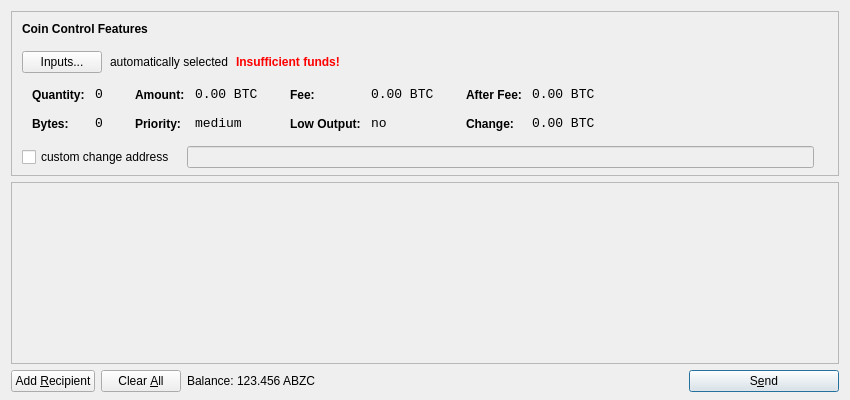
<?xml version="1.0" encoding="UTF-8"?>
<ui version="4.0">
 <class>SendCoinsDialog</class>
 <widget class="QDialog" name="SendCoinsDialog">
  <property name="geometry">
   <rect>
    <x>0</x>
    <y>0</y>
    <width>850</width>
    <height>400</height>
   </rect>
  </property>
  <property name="windowTitle">
   <string>Send Coins</string>
  </property>
  <layout class="QVBoxLayout" name="verticalLayout" stretch="0,1,0">
   <property name="bottomMargin">
    <number>8</number>
   </property>
   <item>
    <widget class="QFrame" name="frameCoinControl">
     <property name="sizePolicy">
      <sizepolicy hsizetype="Expanding" vsizetype="Expanding">
       <horstretch>0</horstretch>
       <verstretch>0</verstretch>
      </sizepolicy>
     </property>
     <property name="maximumSize">
      <size>
       <width>16777215</width>
       <height>16777215</height>
      </size>
     </property>
     <property name="frameShape">
      <enum>QFrame::StyledPanel</enum>
     </property>
     <property name="frameShadow">
      <enum>QFrame::Sunken</enum>
     </property>
     <layout class="QVBoxLayout" name="verticalLayoutCoinControl2">
      <property name="spacing">
       <number>-1</number>
      </property>
      <property name="leftMargin">
       <number>0</number>
      </property>
      <property name="topMargin">
       <number>0</number>
      </property>
      <property name="rightMargin">
       <number>0</number>
      </property>
      <property name="bottomMargin">
       <number>6</number>
      </property>
      <item>
       <layout class="QVBoxLayout" name="verticalLayoutCoinControl" stretch="0,0,0,0,1">
        <property name="spacing">
         <number>0</number>
        </property>
        <property name="leftMargin">
         <number>10</number>
        </property>
        <property name="topMargin">
         <number>10</number>
        </property>
        <item>
         <layout class="QHBoxLayout" name="horizontalLayoutCoinControl1">
          <property name="bottomMargin">
           <number>15</number>
          </property>
          <item>
           <widget class="QLabel" name="labelCoinControlFeatures">
            <property name="sizePolicy">
             <sizepolicy hsizetype="Preferred" vsizetype="Maximum">
              <horstretch>0</horstretch>
              <verstretch>0</verstretch>
             </sizepolicy>
            </property>
            <property name="font">
             <font>
              <weight>75</weight>
              <bold>true</bold>
             </font>
            </property>
            <property name="styleSheet">
             <string notr="true">font-weight:bold;</string>
            </property>
            <property name="text">
             <string>Coin Control Features</string>
            </property>
           </widget>
          </item>
         </layout>
        </item>
        <item>
         <layout class="QHBoxLayout" name="horizontalLayoutCoinControl2" stretch="0,0,0,0">
          <property name="spacing">
           <number>8</number>
          </property>
          <property name="bottomMargin">
           <number>10</number>
          </property>
          <item>
           <widget class="QPushButton" name="pushButtonCoinControl">
            <property name="styleSheet">
             <string notr="true"/>
            </property>
            <property name="text">
             <string>Inputs...</string>
            </property>
           </widget>
          </item>
          <item>
           <widget class="QLabel" name="labelCoinControlAutomaticallySelected">
            <property name="text">
             <string>automatically selected</string>
            </property>
            <property name="margin">
             <number>5</number>
            </property>
           </widget>
          </item>
          <item>
           <widget class="QLabel" name="labelCoinControlInsuffFunds">
            <property name="font">
             <font>
              <weight>75</weight>
              <bold>true</bold>
             </font>
            </property>
            <property name="styleSheet">
             <string notr="true">color:red;font-weight:bold;</string>
            </property>
            <property name="text">
             <string>Insufficient funds!</string>
            </property>
            <property name="margin">
             <number>5</number>
            </property>
           </widget>
          </item>
          <item>
           <spacer name="horizontalSpacerCoinControl">
            <property name="orientation">
             <enum>Qt::Horizontal</enum>
            </property>
            <property name="sizeHint" stdset="0">
             <size>
              <width>40</width>
              <height>1</height>
             </size>
            </property>
           </spacer>
          </item>
         </layout>
        </item>
        <item>
         <widget class="QWidget" name="widgetCoinControl" native="true">
          <property name="sizePolicy">
           <sizepolicy hsizetype="Preferred" vsizetype="Preferred">
            <horstretch>0</horstretch>
            <verstretch>0</verstretch>
           </sizepolicy>
          </property>
          <property name="minimumSize">
           <size>
            <width>0</width>
            <height>0</height>
           </size>
          </property>
          <property name="styleSheet">
           <string notr="true"/>
          </property>
          <layout class="QHBoxLayout" name="horizontalLayoutCoinControl5">
           <property name="margin">
            <number>0</number>
           </property>
           <item>
            <layout class="QHBoxLayout" name="horizontalLayoutCoinControl3" stretch="0,0,0,1">
             <property name="spacing">
              <number>20</number>
             </property>
             <property name="topMargin">
              <number>0</number>
             </property>
             <property name="bottomMargin">
              <number>10</number>
             </property>
             <item>
              <layout class="QFormLayout" name="formLayoutCoinControl1">
               <property name="horizontalSpacing">
                <number>10</number>
               </property>
               <property name="verticalSpacing">
                <number>14</number>
               </property>
               <property name="leftMargin">
                <number>10</number>
               </property>
               <property name="topMargin">
                <number>4</number>
               </property>
               <property name="rightMargin">
                <number>6</number>
               </property>
               <item row="0" column="0">
                <widget class="QLabel" name="labelCoinControlQuantityText">
                 <property name="styleSheet">
                  <string notr="true">font-weight:bold;</string>
                 </property>
                 <property name="text">
                  <string>Quantity:</string>
                 </property>
                 <property name="margin">
                  <number>0</number>
                 </property>
                </widget>
               </item>
               <item row="0" column="1">
                <widget class="QLabel" name="labelCoinControlQuantity">
                 <property name="font">
                  <font>
                   <family>Monospace</family>
                   <pointsize>10</pointsize>
                  </font>
                 </property>
                 <property name="cursor">
                  <cursorShape>IBeamCursor</cursorShape>
                 </property>
                 <property name="contextMenuPolicy">
                  <enum>Qt::ActionsContextMenu</enum>
                 </property>
                 <property name="text">
                  <string notr="true">0</string>
                 </property>
                 <property name="margin">
                  <number>0</number>
                 </property>
                 <property name="textInteractionFlags">
                  <set>Qt::LinksAccessibleByMouse|Qt::TextSelectableByKeyboard|Qt::TextSelectableByMouse</set>
                 </property>
                </widget>
               </item>
               <item row="1" column="0">
                <widget class="QLabel" name="labelCoinControlBytesText">
                 <property name="styleSheet">
                  <string notr="true">font-weight:bold;</string>
                 </property>
                 <property name="text">
                  <string>Bytes:</string>
                 </property>
                </widget>
               </item>
               <item row="1" column="1">
                <widget class="QLabel" name="labelCoinControlBytes">
                 <property name="font">
                  <font>
                   <family>Monospace</family>
                   <pointsize>10</pointsize>
                  </font>
                 </property>
                 <property name="cursor">
                  <cursorShape>IBeamCursor</cursorShape>
                 </property>
                 <property name="contextMenuPolicy">
                  <enum>Qt::ActionsContextMenu</enum>
                 </property>
                 <property name="text">
                  <string notr="true">0</string>
                 </property>
                 <property name="textInteractionFlags">
                  <set>Qt::LinksAccessibleByMouse|Qt::TextSelectableByKeyboard|Qt::TextSelectableByMouse</set>
                 </property>
                </widget>
               </item>
              </layout>
             </item>
             <item>
              <layout class="QFormLayout" name="formLayoutCoinControl2">
               <property name="horizontalSpacing">
                <number>10</number>
               </property>
               <property name="verticalSpacing">
                <number>14</number>
               </property>
               <property name="leftMargin">
                <number>6</number>
               </property>
               <property name="topMargin">
                <number>4</number>
               </property>
               <property name="rightMargin">
                <number>6</number>
               </property>
               <item row="0" column="0">
                <widget class="QLabel" name="labelCoinControlAmountText">
                 <property name="styleSheet">
                  <string notr="true">font-weight:bold;</string>
                 </property>
                 <property name="text">
                  <string>Amount:</string>
                 </property>
                 <property name="margin">
                  <number>0</number>
                 </property>
                </widget>
               </item>
               <item row="0" column="1">
                <widget class="QLabel" name="labelCoinControlAmount">
                 <property name="font">
                  <font>
                   <family>Monospace</family>
                   <pointsize>10</pointsize>
                  </font>
                 </property>
                 <property name="cursor">
                  <cursorShape>IBeamCursor</cursorShape>
                 </property>
                 <property name="contextMenuPolicy">
                  <enum>Qt::ActionsContextMenu</enum>
                 </property>
                 <property name="text">
                  <string notr="true">0.00 BTC</string>
                 </property>
                 <property name="textInteractionFlags">
                  <set>Qt::LinksAccessibleByMouse|Qt::TextSelectableByKeyboard|Qt::TextSelectableByMouse</set>
                 </property>
                </widget>
               </item>
               <item row="1" column="0">
                <widget class="QLabel" name="labelCoinControlPriorityText">
                 <property name="styleSheet">
                  <string notr="true">font-weight:bold;</string>
                 </property>
                 <property name="text">
                  <string>Priority:</string>
                 </property>
                </widget>
               </item>
               <item row="1" column="1">
                <widget class="QLabel" name="labelCoinControlPriority">
                 <property name="font">
                  <font>
                   <family>Monospace</family>
                   <pointsize>10</pointsize>
                  </font>
                 </property>
                 <property name="cursor">
                  <cursorShape>IBeamCursor</cursorShape>
                 </property>
                 <property name="contextMenuPolicy">
                  <enum>Qt::ActionsContextMenu</enum>
                 </property>
                 <property name="text">
                  <string>medium</string>
                 </property>
                 <property name="textInteractionFlags">
                  <set>Qt::LinksAccessibleByMouse|Qt::TextSelectableByKeyboard|Qt::TextSelectableByMouse</set>
                 </property>
                </widget>
               </item>
              </layout>
             </item>
             <item>
              <layout class="QFormLayout" name="formLayoutCoinControl3">
               <property name="horizontalSpacing">
                <number>10</number>
               </property>
               <property name="verticalSpacing">
                <number>14</number>
               </property>
               <property name="leftMargin">
                <number>6</number>
               </property>
               <property name="topMargin">
                <number>4</number>
               </property>
               <property name="rightMargin">
                <number>6</number>
               </property>
               <item row="0" column="0">
                <widget class="QLabel" name="labelCoinControlFeeText">
                 <property name="styleSheet">
                  <string notr="true">font-weight:bold;</string>
                 </property>
                 <property name="text">
                  <string>Fee:</string>
                 </property>
                 <property name="margin">
                  <number>0</number>
                 </property>
                </widget>
               </item>
               <item row="0" column="1">
                <widget class="QLabel" name="labelCoinControlFee">
                 <property name="font">
                  <font>
                   <family>Monospace</family>
                   <pointsize>10</pointsize>
                  </font>
                 </property>
                 <property name="cursor">
                  <cursorShape>IBeamCursor</cursorShape>
                 </property>
                 <property name="contextMenuPolicy">
                  <enum>Qt::ActionsContextMenu</enum>
                 </property>
                 <property name="text">
                  <string notr="true">0.00 BTC</string>
                 </property>
                 <property name="textInteractionFlags">
                  <set>Qt::LinksAccessibleByMouse|Qt::TextSelectableByKeyboard|Qt::TextSelectableByMouse</set>
                 </property>
                </widget>
               </item>
               <item row="1" column="0">
                <widget class="QLabel" name="labelCoinControlLowOutputText">
                 <property name="styleSheet">
                  <string notr="true">font-weight:bold;</string>
                 </property>
                 <property name="text">
                  <string>Low Output:</string>
                 </property>
                </widget>
               </item>
               <item row="1" column="1">
                <widget class="QLabel" name="labelCoinControlLowOutput">
                 <property name="font">
                  <font>
                   <family>Monospace</family>
                   <pointsize>10</pointsize>
                  </font>
                 </property>
                 <property name="cursor">
                  <cursorShape>IBeamCursor</cursorShape>
                 </property>
                 <property name="contextMenuPolicy">
                  <enum>Qt::ActionsContextMenu</enum>
                 </property>
                 <property name="text">
                  <string>no</string>
                 </property>
                 <property name="textInteractionFlags">
                  <set>Qt::LinksAccessibleByMouse|Qt::TextSelectableByKeyboard|Qt::TextSelectableByMouse</set>
                 </property>
                </widget>
               </item>
              </layout>
             </item>
             <item>
              <layout class="QFormLayout" name="formLayoutCoinControl4">
               <property name="horizontalSpacing">
                <number>10</number>
               </property>
               <property name="verticalSpacing">
                <number>14</number>
               </property>
               <property name="leftMargin">
                <number>6</number>
               </property>
               <property name="topMargin">
                <number>4</number>
               </property>
               <property name="rightMargin">
                <number>6</number>
               </property>
               <item row="0" column="0">
                <widget class="QLabel" name="labelCoinControlAfterFeeText">
                 <property name="styleSheet">
                  <string notr="true">font-weight:bold;</string>
                 </property>
                 <property name="text">
                  <string>After Fee:</string>
                 </property>
                 <property name="margin">
                  <number>0</number>
                 </property>
                </widget>
               </item>
               <item row="0" column="1">
                <widget class="QLabel" name="labelCoinControlAfterFee">
                 <property name="font">
                  <font>
                   <family>Monospace</family>
                   <pointsize>10</pointsize>
                  </font>
                 </property>
                 <property name="cursor">
                  <cursorShape>IBeamCursor</cursorShape>
                 </property>
                 <property name="contextMenuPolicy">
                  <enum>Qt::ActionsContextMenu</enum>
                 </property>
                 <property name="text">
                  <string notr="true">0.00 BTC</string>
                 </property>
                 <property name="textInteractionFlags">
                  <set>Qt::LinksAccessibleByMouse|Qt::TextSelectableByKeyboard|Qt::TextSelectableByMouse</set>
                 </property>
                </widget>
               </item>
               <item row="1" column="0">
                <widget class="QLabel" name="labelCoinControlChangeText">
                 <property name="styleSheet">
                  <string notr="true">font-weight:bold;</string>
                 </property>
                 <property name="text">
                  <string>Change:</string>
                 </property>
                </widget>
               </item>
               <item row="1" column="1">
                <widget class="QLabel" name="labelCoinControlChange">
                 <property name="font">
                  <font>
                   <family>Monospace</family>
                   <pointsize>10</pointsize>
                  </font>
                 </property>
                 <property name="cursor">
                  <cursorShape>IBeamCursor</cursorShape>
                 </property>
                 <property name="contextMenuPolicy">
                  <enum>Qt::ActionsContextMenu</enum>
                 </property>
                 <property name="text">
                  <string notr="true">0.00 BTC</string>
                 </property>
                 <property name="textInteractionFlags">
                  <set>Qt::LinksAccessibleByMouse|Qt::TextSelectableByKeyboard|Qt::TextSelectableByMouse</set>
                 </property>
                </widget>
               </item>
              </layout>
             </item>
            </layout>
           </item>
          </layout>
         </widget>
        </item>
        <item>
         <layout class="QHBoxLayout" name="horizontalLayoutCoinControl4" stretch="0,0,0">
          <property name="spacing">
           <number>12</number>
          </property>
          <property name="sizeConstraint">
           <enum>QLayout::SetDefaultConstraint</enum>
          </property>
          <property name="topMargin">
           <number>5</number>
          </property>
          <property name="rightMargin">
           <number>5</number>
          </property>
          <item>
           <widget class="QCheckBox" name="checkBoxCoinControlChange">
            <property name="text">
             <string>custom change address</string>
            </property>
           </widget>
          </item>
          <item>
           <widget class="QLineEdit" name="lineEditCoinControlChange">
            <property name="enabled">
             <bool>false</bool>
            </property>
            <property name="sizePolicy">
             <sizepolicy hsizetype="Expanding" vsizetype="Fixed">
              <horstretch>0</horstretch>
              <verstretch>0</verstretch>
             </sizepolicy>
            </property>
           </widget>
          </item>
          <item>
           <widget class="QLabel" name="labelCoinControlChangeLabel">
            <property name="sizePolicy">
             <sizepolicy hsizetype="Preferred" vsizetype="Expanding">
              <horstretch>0</horstretch>
              <verstretch>0</verstretch>
             </sizepolicy>
            </property>
            <property name="minimumSize">
             <size>
              <width>0</width>
              <height>0</height>
             </size>
            </property>
            <property name="text">
             <string/>
            </property>
            <property name="margin">
             <number>3</number>
            </property>
           </widget>
          </item>
         </layout>
        </item>
        <item>
         <spacer name="verticalSpacerCoinControl">
          <property name="orientation">
           <enum>Qt::Vertical</enum>
          </property>
          <property name="sizeHint" stdset="0">
           <size>
            <width>800</width>
            <height>1</height>
           </size>
          </property>
         </spacer>
        </item>
       </layout>
      </item>
     </layout>
    </widget>
   </item>
   <item>
    <widget class="QScrollArea" name="scrollArea">
     <property name="widgetResizable">
      <bool>true</bool>
     </property>
     <widget class="QWidget" name="scrollAreaWidgetContents">
      <property name="geometry">
       <rect>
        <x>0</x>
        <y>0</y>
        <width>830</width>
        <height>165</height>
       </rect>
      </property>
      <layout class="QVBoxLayout" name="verticalLayout_2">
       <property name="margin">
        <number>0</number>
       </property>
       <item>
        <layout class="QVBoxLayout" name="entries">
         <property name="spacing">
          <number>6</number>
         </property>
        </layout>
       </item>
       <item>
        <spacer name="verticalSpacer">
         <property name="orientation">
          <enum>Qt::Vertical</enum>
         </property>
         <property name="sizeHint" stdset="0">
          <size>
           <width>20</width>
           <height>40</height>
          </size>
         </property>
        </spacer>
       </item>
      </layout>
     </widget>
    </widget>
   </item>
   <item>
    <layout class="QHBoxLayout" name="horizontalLayout">
     <item>
      <widget class="QPushButton" name="addButton">
       <property name="toolTip">
        <string>Send to multiple recipients at once</string>
       </property>
       <property name="text">
        <string>Add &amp;Recipient</string>
       </property>
       <property name="icon">
        <iconset resource="../bitcoin.qrc">
         <normaloff>:/icons/add</normaloff>:/icons/add</iconset>
       </property>
       <property name="autoDefault">
        <bool>false</bool>
       </property>
      </widget>
     </item>
     <item>
      <widget class="QPushButton" name="clearButton">
       <property name="sizePolicy">
        <sizepolicy hsizetype="Minimum" vsizetype="Fixed">
         <horstretch>0</horstretch>
         <verstretch>0</verstretch>
        </sizepolicy>
       </property>
       <property name="toolTip">
        <string>Remove all transaction fields</string>
       </property>
       <property name="text">
        <string>Clear &amp;All</string>
       </property>
       <property name="icon">
        <iconset resource="../bitcoin.qrc">
         <normaloff>:/icons/remove</normaloff>:/icons/remove</iconset>
       </property>
       <property name="autoRepeatDelay">
        <number>300</number>
       </property>
       <property name="autoDefault">
        <bool>false</bool>
       </property>
      </widget>
     </item>
     <item>
      <layout class="QHBoxLayout" name="horizontalLayout_2">
       <property name="spacing">
        <number>3</number>
       </property>
       <item>
        <widget class="QLabel" name="label">
         <property name="text">
          <string>Balance:</string>
         </property>
        </widget>
       </item>
       <item>
        <widget class="QLabel" name="labelBalance">
         <property name="cursor">
          <cursorShape>IBeamCursor</cursorShape>
         </property>
         <property name="text">
          <string>123.456 ABZC</string>
         </property>
         <property name="textInteractionFlags">
          <set>Qt::LinksAccessibleByMouse|Qt::TextSelectableByKeyboard|Qt::TextSelectableByMouse</set>
         </property>
        </widget>
       </item>
      </layout>
     </item>
     <item>
      <spacer name="horizontalSpacer">
       <property name="orientation">
        <enum>Qt::Horizontal</enum>
       </property>
       <property name="sizeHint" stdset="0">
        <size>
         <width>40</width>
         <height>20</height>
        </size>
       </property>
      </spacer>
     </item>
     <item>
      <widget class="QPushButton" name="sendButton">
       <property name="minimumSize">
        <size>
         <width>150</width>
         <height>0</height>
        </size>
       </property>
       <property name="toolTip">
        <string>Confirm the send action</string>
       </property>
       <property name="text">
        <string>S&amp;end</string>
       </property>
       <property name="icon">
        <iconset resource="../bitcoin.qrc">
         <normaloff>:/icons/send</normaloff>:/icons/send</iconset>
       </property>
       <property name="default">
        <bool>true</bool>
       </property>
      </widget>
     </item>
    </layout>
   </item>
  </layout>
 </widget>
 <resources>
  <include location="../bitcoin.qrc"/>
 </resources>
 <connections/>
</ui>
